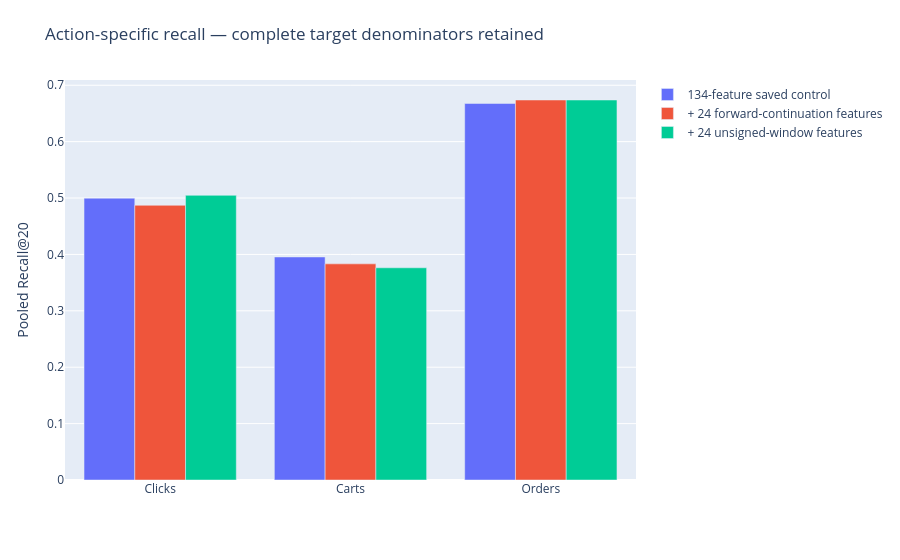

Here is the notebook cell this chart was saved with:
### Markdown cell above
## 4 · Action recall

### Code cell
path=ROOT/'outputs/plots/04.json'
if hashlib.sha256(path.read_bytes()).hexdigest()!=receipt['plot_hashes'][path.name]:raise ValueError('Plot checksum changed')
display({'application/vnd.plotly.v1+json':json.loads(path.read_text())},raw=True)

### Figure 1 — Plotly figure (JSON) as saved in the notebook; plotly's stock layout.template omitted (floating-point values rounded to 4 significant figures)
{"data": [{"name": "134-feature saved control", "type": "bar", "x": ["Clicks", "Carts", "Orders"], "y": [0.4997, 0.3955, 0.6677]}, {"name": "+ 24 forward-continuation features", "type": "bar", "x": ["Clicks", "Carts", "Orders"], "y": [0.4871, 0.3833, 0.6738]}, {"name": "+ 24 unsigned-window features", "type": "bar", "x": ["Clicks", "Carts", "Orders"], "y": [0.5048, 0.3763, 0.6738]}], "layout": {"barmode": "group", "margin": {"b": 80, "l": 65, "r": 35, "t": 80}, "title": {"text": "Action-specific recall — complete target denominators retained"}, "yaxis": {"title": {"text": "Pooled Recall@20"}}}}
